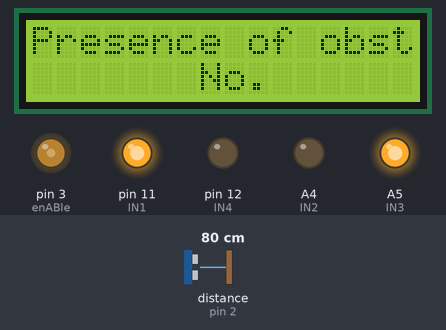
Bench run of a sketch on a simulated Arduino Uno, built with avr-gcc and run on an emulated ATmega328P. Parts: 16×2 character LCD, output pins drawn as LEDs (lit = HIGH). The inputs (shaded band) are chosen by the test bench; at power-on: distance to the obstacle (sensor on pin 2) 80 cm. The echo pulse lasts 58.3 µs per cm.

Above: at 1.2 s.
1.3 s: distance to the obstacle (sensor on pin 2) set to 11 cm
2.8 s: distance to the obstacle (sensor on pin 2) set to 8 cm
At 3.2 s:
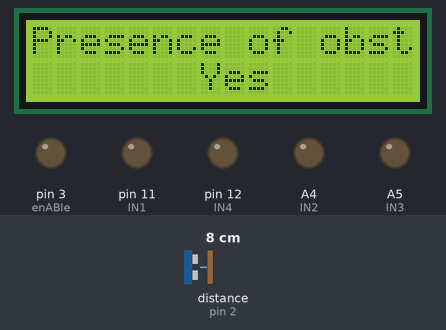
4.3 s: distance to the obstacle (sensor on pin 2) set to 18 cm
At 5.5 s:
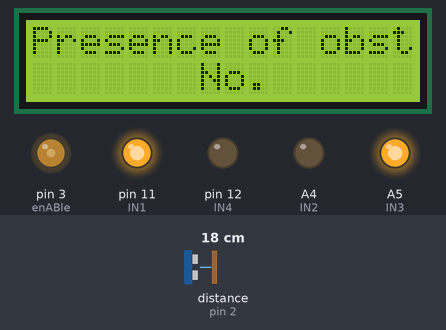
5.8 s: distance to the obstacle (sensor on pin 2) set to 2 cm
At 6.6 s:
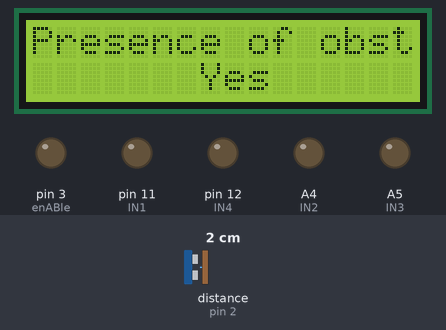
Timing chart, 0 to 8.3 s (numbered marks = the images above; inputs shaded):
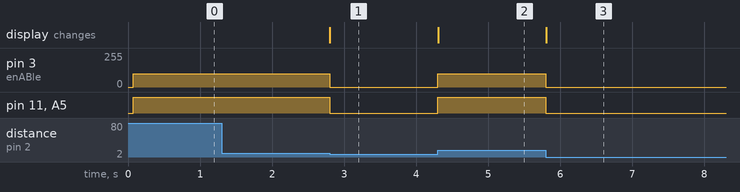

Measured:
- the behaviour switches between 10 and 9 cm on distance to the obstacle (sensor on pin 2) (found by bisection; images 0 and 1)
- after the input at 1.3 s, every drawn part: stays the same
- after the input at 2.8 s, pin 3 (enABle): 100/255 → 0/255 at once; pin 11 (IN1), A5 (IN3): HIGH → LOW at once; the display: changes at once (image 1)
- after the input at 4.3 s, pin 3 (enABle): 0/255 → 100/255 at once; pin 11 (IN1), A5 (IN3): LOW → HIGH at once; the display: changes at once (image 2)
- after the input at 5.8 s, pin 3 (enABle): 100/255 → 0/255 at once; pin 11 (IN1), A5 (IN3): HIGH → LOW at once; the display: changes at once (image 3)

The sketch:

projectwk3_hcsr04_final.ino
```cpp
#include "NewPing.h" //this library is very easily used to measure distance using ultrasonic sensor
#include <LiquidCrystal.h>

const int IN2 = A4;
const int IN1 = 11;
const int IN3 = A5;
const int IN4 = 12;
const int enABle = 3;
const int TRIG = 13;
const int ECHO = 2;

//the maximum obstacle distance in centimeters
const int MAX_DISTANCE = 400;

//initialise the lcd pins
LiquidCrystal lcd(8, 9, 4, 5, 6, 7);

// NewPing setup of pins and maximum distance.
NewPing sonar(TRIG, ECHO, MAX_DISTANCE);

void setup() {
  // put your setup code here, to run once:
  Serial.begin(9600);
  //pinMode(En, INPUT);
  //pinMode(RIn, INPUT);
  //pinMode(LIn, INPUT);
  pinMode(enABle, OUTPUT);
  pinMode(IN1, OUTPUT);
  pinMode(IN2, OUTPUT);
  pinMode(IN3, OUTPUT);
  pinMode(IN4, OUTPUT);
  lcd.begin(16,2);
  lcd.print("Presence of obstacle:");
}

void loop() {
  // put your main code here, to run repeatedly:
  //Serial.println(sonar.ping_cm());
  //delay(1000);

  if (sonar.ping_cm() >= 10){
    analogWrite(enABle, 100);
    digitalWrite(IN1, HIGH);
    digitalWrite(IN2, LOW);
    digitalWrite(IN3, HIGH);
    digitalWrite(IN4, LOW);
    lcd.setCursor(7,1);
    lcd.print("No.");
  }
  if (sonar.ping_cm() < 10){
    analogWrite(enABle, 0);
    digitalWrite(IN1, LOW);
    digitalWrite(IN2, LOW);
    digitalWrite(IN3, LOW);
    digitalWrite(IN4, LOW);
    lcd.setCursor(7,1);
    lcd.print("Yes");
  }
}
```
